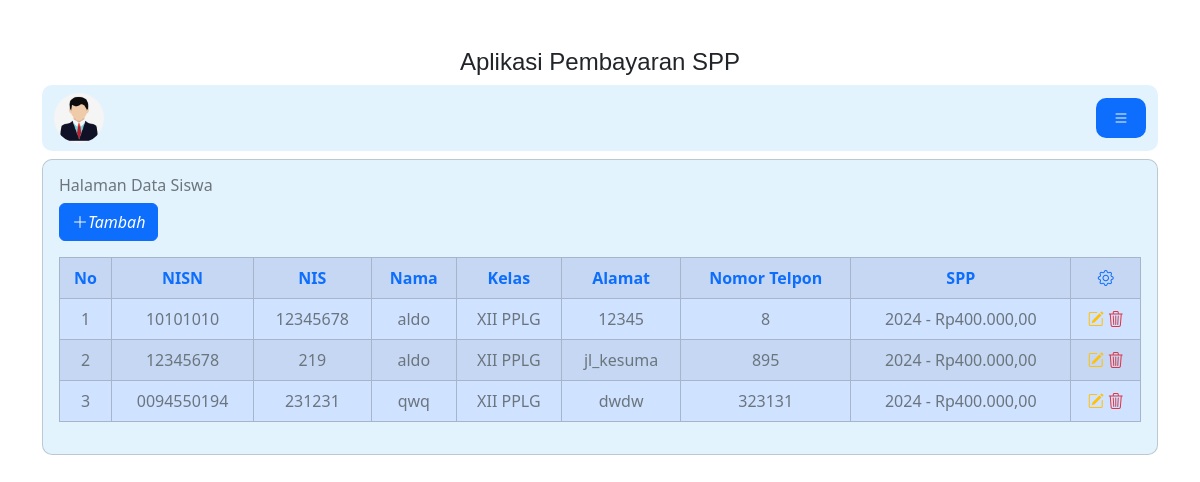
/admin/admin.php?url=siswa (signed in), run on an earlier commit of the app's database.
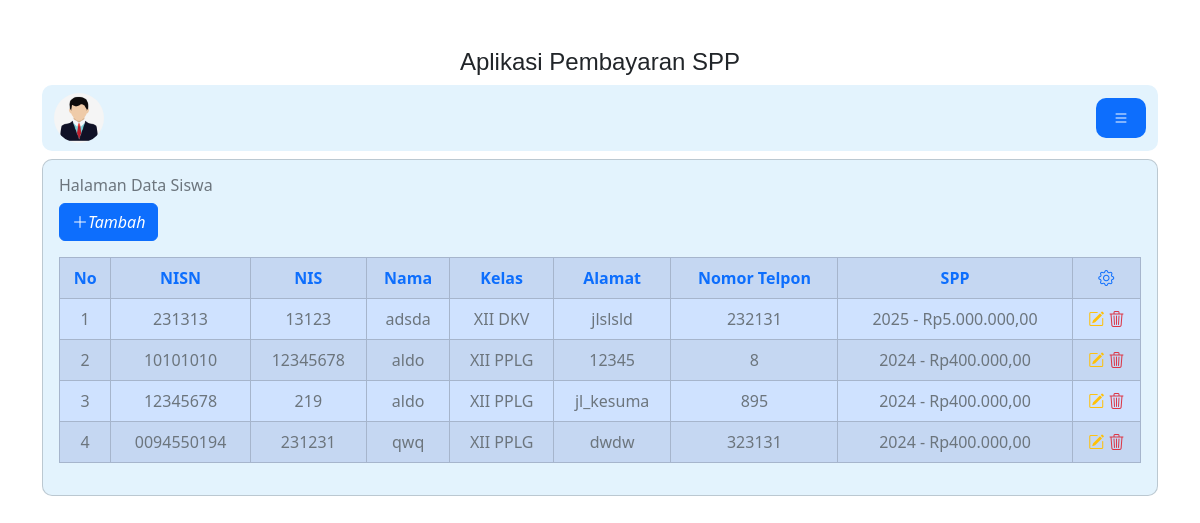
And on a later commit of the database.
### tables this page shows
CREATE TABLE `siswa` (
  `nisn` char(10) NOT NULL,
  `nis` char(8) NOT NULL,
  `nama` varchar(35) NOT NULL,
  `id_kelas` int(11) NOT NULL,
  `alamat` text NOT NULL,
  `no_telp` int(13) NOT NULL,
  `id_spp` int(11) NOT NULL
);

CREATE TABLE `kelas` (
  `id_kelas` int(11) NOT NULL,
  `nama_kelas` varchar(10) NOT NULL,
  `kompetensi_keahlian` varchar(50) DEFAULT NULL
);

CREATE TABLE `spp` (
  `id_spp` int(11) NOT NULL,
  `tahun` int(11) NOT NULL,
  `nominal` int(11) NOT NULL
);

### admin/siswa.php (the view)
<h6 class='text-secondary'> Halaman Data Siswa</h6>
<a href="?url=tambah-siswa" class="btn btn-primary"><i class="bi bi-plus-lg">Tambah</i></a>
<table class="table table-striped mt-3 table-primary  table-bordered ">
    <tr class="fw-bold  bg-light">
        <th class="text-primary text-center">
            No
        </th>
        <th class="text-primary text-center">
            NISN
        </th>
        <th class="text-primary text-center">
            NIS
        </th>
        <th class="text-primary text-center">
            Nama
        </th>
        <th class="text-primary text-center">
            Kelas
        </th>
        <th class="text-primary text-center">
            Alamat
        </th>
        <th class="text-primary text-center">
            Nomor Telpon
        </th>
        <th class="text-primary text-center">
            SPP
        </th>
        <th class=" text-center">
            <i class="bi bi-gear text-primary"></i>
        </th>
    </tr>
    <?php
    include '../koneksi.php';
    $no = 1;
    $sql = "SELECT*FROM siswa,spp,kelas WHERE siswa.id_kelas=kelas.id_kelas AND siswa.id_spp=spp.id_spp ORDER By nama ASC";
    $query = mysqli_query($koneksi, $sql);
    foreach ($query as $data) {
    ?>
        <tr>
            <td class="text-secondary text-center">
                <?= $no++ ?>
            </td>
            <td class="text-secondary text-center">
                <?= $data['nisn'] ?>
            </td>
            <td class="text-secondary text-center">
                <?= $data['nis'] ?>
            </td>
            <td class="text-secondary text-center">
                <?= $data['nama'] ?>
            </td>
            <td class="text-secondary text-center">
                <?= $data['nama_kelas'] ?>
            </td>
            <td class="text-secondary text-center">
                <?= $data['alamat'] ?>
            </td>
            <td class="text-secondary text-center">
                <?= $data['no_telp'] ?>
            </td>
            <td class="text-secondary text-center">
                <?= $data['tahun'] ?> - <?= "Rp"; ?><?= number_format($data['nominal'], 2, ',', '.') ?>
            </td>
            <td class="text-secondary text-center">
                <a href="?url=edit-siswa&nisn=<?= $data['nisn'] ?>"><i class="bi bi-pencil-square text-warning"></i></a>
                <a onclick="return confirm('Yakin Ingin Hapus Data')" href="?url=hapus-siswa&nisn=<?= $data['nisn'] ?>"><i class="bi bi-trash3 text-danger"></i></a>
            </td>
        </tr>
    <?php } ?>
</table>

What changed in the data, as far as the page shows it:
added siswa: nisn "231313", nis "13123", nama "adsda", id_kelas.nama_kelas "XII DKV", alamat "jlslsld", no_telp "232131", id_spp.tahun "2025", id_spp.nominal "5.000.000,00"
